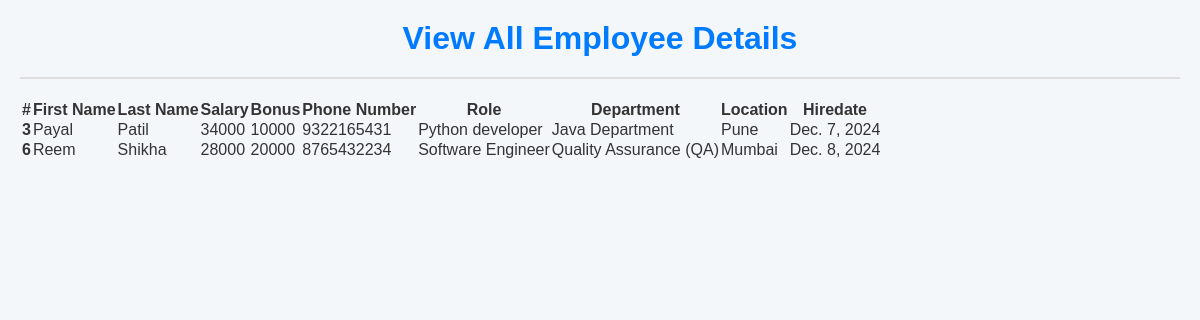
The page /view_all_emp on the database its author committed.
### employees/models.py (models this page shows, shortened)
class Employee(models.Model):
    first_name = models.CharField(max_length=100, null=False)
    last_name = models.CharField(max_length=100)
    dept = models.ForeignKey(Department, on_delete=models.CASCADE)
    salary = models.IntegerField(default=0)
    bonus = models.IntegerField(default=0)
    role = models.ForeignKey(Role, on_delete=models.CASCADE)
    phone = models.IntegerField(default=0)
    hire_date = models.DateField()
    def __str__(self):
        return "%s %s %s" %(self.first_name, self.last_name, self.phone)

class Role(models.Model):
    name = models.CharField(max_length=100, null=False)

class Department(models.Model):
    name = models.CharField(max_length=100, null=False)
    location = models.CharField(max_length=100)

### employees/views.py (the view)
# urls.py: path('view_all_emp',views.view_all_emp, name= 'view_all_emp'),
def view_all_emp(request):
    emps = Employee.objects.all()
    context = {
        'emps': emps
    }
    print(context)
    return render(request, 'view_all_emp.html', context)

### employees/templates/view_all_emp.html (shortened to what this page needs)
{% load static %}
<!DOCTYPE html>
<html lang="en">
<head>
    <link rel="stylesheet" href="{% static 'css/styles.css' %}">
</head>
<body>
    <div class="viewpage">
        <h1>View All Employee Details</h1>
        <hr>
        <table class="table">
            <thead>
                <tr>
                    <th scope="col">#</th>
                    <th scope="col">First Name</th>
                    <th scope="col">Last Name</th>
                    <th scope="col">Salary</th>
                    <th scope="col">Bonus</th>
                    <th scope="col">Phone Number</th>
                    <th scope="col">Role</th>
                    <th scope="col">Department</th>
                    <th scope="col">Location</th>
                    <th scope="col">Hiredate</th>
                </tr>
            </thead>
            <tbody>
                {% for emp in emps %}
                <tr>
                    <th scope="row">{{ emp.id }}</th>
                    <td>{{ emp.first_name }}</td>
                    <td>{{ emp.last_name }}</td>
                    <td>{{ emp.salary }}</td>
                    <td>{{ emp.bonus }}</td>
                    <td>{{ emp.phone }}</td>
                    <td>{{ emp.role.name }}</td>
                    <td>{{ emp.dept.name }}</td>
                    <td>{{ emp.dept.location }}</td>
                    <td>{{ emp.hire_date }}</td>
                </tr>
                {% endfor %}
            </tbody>
        </table>
    </div>
</body>
</html>

### employees/static/css/styles.css (style rules this page uses)
* { margin: 0; padding: 0; box-sizing: border-box; }
body { font-family: Arial, sans-serif; background-color: #f4f7fa; color: #333; padding: 20px; }
h1 { text-align: center; color: #007bff; margin-bottom: 20px; }
hr { margin: 20px 0; border: 1px solid #ddd; }

### rows shown on the page
Employee: id "3", first_name "Payal", last_name "Patil", salary "34000", bonus "10000", phone "9322165431", role.name "Python developer", dept.name "Java Department", dept.location "Pune", hire_date "Dec. 7, 2024"
Employee: id "6", first_name "Reem", last_name "Shikha", salary "28000", bonus "20000", phone "8765432234", role.name "Software Engineer", dept.name "Quality Assurance (QA)", dept.location "Mumbai", hire_date "Dec. 8, 2024"
